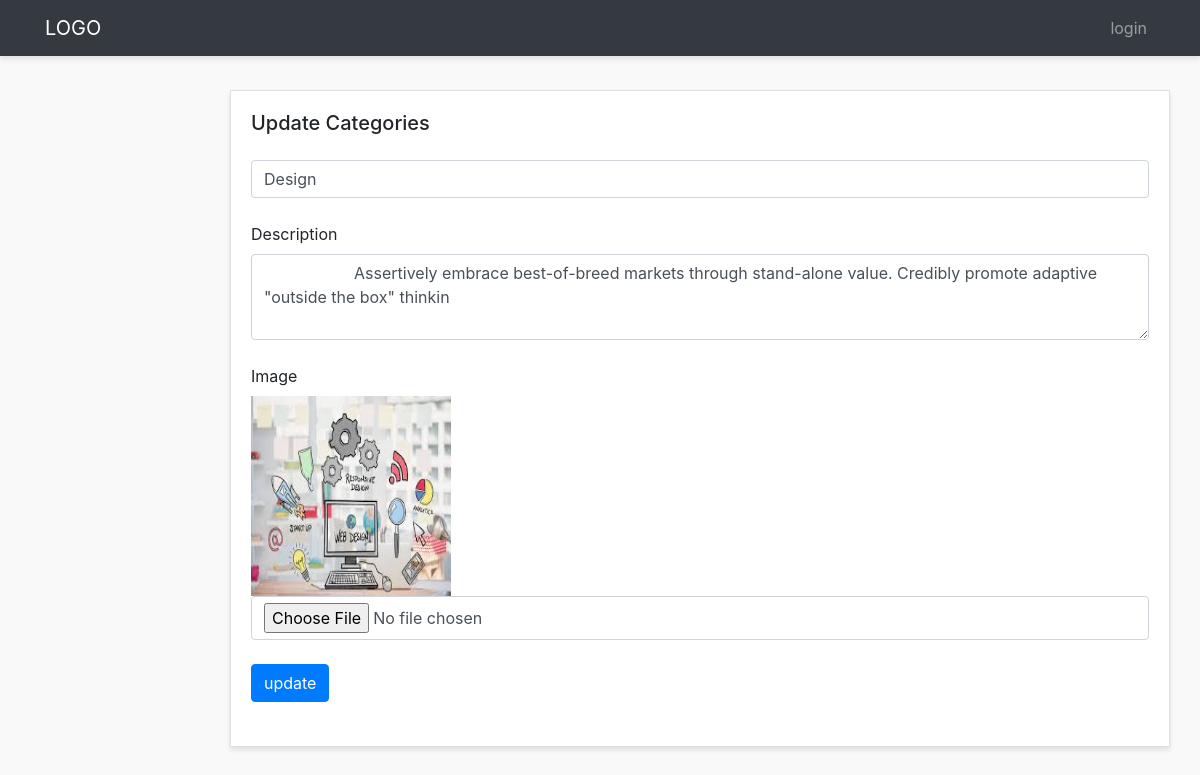
Page /admin-panel/categories-admins/update-category.php?id=1 on the committed database.
### tables this page shows
CREATE TABLE `categories` (
  `id` int(3) NOT NULL,
  `name` varchar(200) NOT NULL,
  `description` text NOT NULL,
  `image` varchar(200) NOT NULL,
  `created_at` timestamp NOT NULL DEFAULT current_timestamp()
);

### admin-panel/categories-admins/update-category.php (the view, shortened to what this page needs)
<?php require "../layouts/header.php"; ?>
<?php require "../../config/config.php"; ?>
<?php
    if(isset($_GET['id'])) {
      $id = $_GET['id'];
      $select = $conn->query("SELECT * FROM categories WHERE id='$id'");
      $select->execute();
      $categories = $select->fetch(PDO::FETCH_OBJ);
    } else {
    }
?>
       <div class="row">
        <div class="col">
          <div class="card">
            <div class="card-body">
              <h5 class="card-title mb-5 d-inline">Update Categories</h5>
          <form method="POST" action="update-category.php?id=<?php echo $id; ?>" enctype="multipart/form-data">
                <div class="form-outline mb-4 mt-4">
                  <input type="text" name="name" value="<?php echo $categories->name; ?>" id="form2Example1" class="form-control" placeholder="name" />
                </div>
                <div class="form-group">
                    <label for="exampleFormControlTextarea1">Description</label>
                    <textarea name="description" placeholder="description" class="form-control" id="exampleFormControlTextarea1" rows="3">
                    <?php echo $categories->description; ?>
                    </textarea>
                </div>
                <div class="form-outline mb-4 mt-4">
                    <label>Image</label><br>
                     <img src="images/<?php echo $categories->image; ?>" alt="img" width=200 height=200 />
                     <br>
                    <input type="file" name="image" id="form2Example1" class="form-control" placeholder="image" />
                </div>
                <button type="submit" name="submit" class="btn btn-primary  mb-4 text-center">update</button>
              </form>
            </div>
          </div>
        </div>
      </div>
  </div>
</body>
</html>

### admin-panel/styles/style.css (style rules this page uses)
body { background:#f9f9f9; }
.card { margin-bottom: 15px; border-radius:0; box-shadow: 0 3px 5px rgba(0,0,0,.1); }

### rows in the picture
categories: name "Design", description "Assertively embrace best-of-breed markets through stand-alone value. Credibly promote adaptive \"outside the box\" thinkin", image (picture)
